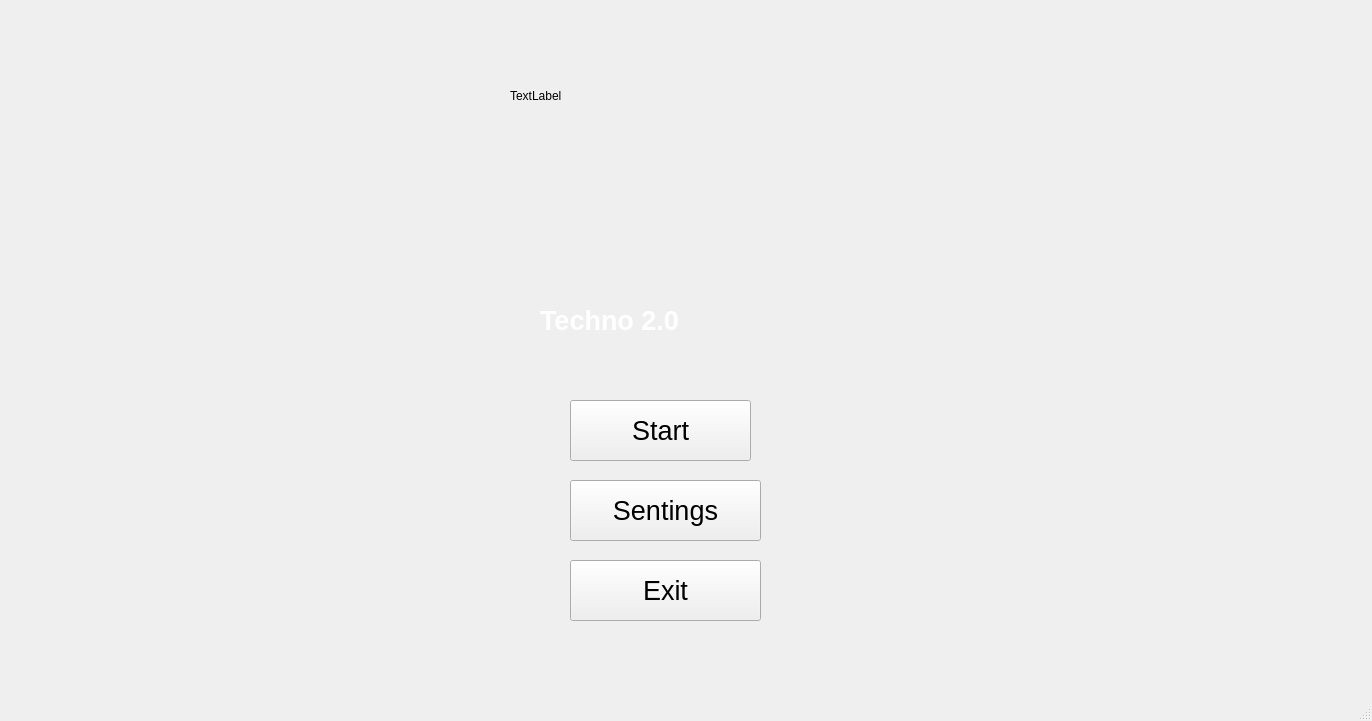
<?xml version="1.0" encoding="UTF-8"?>
<ui version="4.0">
 <class>Start</class>
 <widget class="QMainWindow" name="Start">
  <property name="geometry">
   <rect>
    <x>0</x>
    <y>0</y>
    <width>1372</width>
    <height>721</height>
   </rect>
  </property>
  <property name="windowTitle">
   <string>MainWindow</string>
  </property>
  <widget class="QWidget" name="centralwidget">
   <widget class="QLabel" name="label">
    <property name="geometry">
     <rect>
      <x>540</x>
      <y>290</y>
      <width>261</width>
      <height>61</height>
     </rect>
    </property>
    <property name="palette">
     <palette>
      <active>
       <colorrole role="WindowText">
        <brush brushstyle="SolidPattern">
         <color alpha="255">
          <red>255</red>
          <green>255</green>
          <blue>255</blue>
         </color>
        </brush>
       </colorrole>
       <colorrole role="Text">
        <brush brushstyle="SolidPattern">
         <color alpha="255">
          <red>255</red>
          <green>255</green>
          <blue>255</blue>
         </color>
        </brush>
       </colorrole>
       <colorrole role="PlaceholderText">
        <brush brushstyle="SolidPattern">
         <color alpha="128">
          <red>255</red>
          <green>255</green>
          <blue>255</blue>
         </color>
        </brush>
       </colorrole>
      </active>
      <inactive>
       <colorrole role="WindowText">
        <brush brushstyle="SolidPattern">
         <color alpha="255">
          <red>255</red>
          <green>255</green>
          <blue>255</blue>
         </color>
        </brush>
       </colorrole>
       <colorrole role="Text">
        <brush brushstyle="SolidPattern">
         <color alpha="255">
          <red>255</red>
          <green>255</green>
          <blue>255</blue>
         </color>
        </brush>
       </colorrole>
       <colorrole role="PlaceholderText">
        <brush brushstyle="SolidPattern">
         <color alpha="128">
          <red>255</red>
          <green>255</green>
          <blue>255</blue>
         </color>
        </brush>
       </colorrole>
      </inactive>
      <disabled>
       <colorrole role="WindowText">
        <brush brushstyle="SolidPattern">
         <color alpha="255">
          <red>120</red>
          <green>120</green>
          <blue>120</blue>
         </color>
        </brush>
       </colorrole>
       <colorrole role="Text">
        <brush brushstyle="SolidPattern">
         <color alpha="255">
          <red>120</red>
          <green>120</green>
          <blue>120</blue>
         </color>
        </brush>
       </colorrole>
       <colorrole role="PlaceholderText">
        <brush brushstyle="SolidPattern">
         <color alpha="128">
          <red>0</red>
          <green>0</green>
          <blue>0</blue>
         </color>
        </brush>
       </colorrole>
      </disabled>
     </palette>
    </property>
    <property name="font">
     <font>
      <pointsize>20</pointsize>
      <weight>75</weight>
      <bold>true</bold>
     </font>
    </property>
    <property name="cursor">
     <cursorShape>PointingHandCursor</cursorShape>
    </property>
    <property name="text">
     <string>Techno 2.0</string>
    </property>
   </widget>
   <widget class="QPushButton" name="Vpered">
    <property name="geometry">
     <rect>
      <x>570</x>
      <y>400</y>
      <width>181</width>
      <height>61</height>
     </rect>
    </property>
    <property name="font">
     <font>
      <pointsize>20</pointsize>
     </font>
    </property>
    <property name="cursor">
     <cursorShape>PointingHandCursor</cursorShape>
    </property>
    <property name="text">
     <string>Start</string>
    </property>
   </widget>
   <widget class="QPushButton" name="pushButton_2">
    <property name="geometry">
     <rect>
      <x>570</x>
      <y>480</y>
      <width>191</width>
      <height>61</height>
     </rect>
    </property>
    <property name="font">
     <font>
      <pointsize>20</pointsize>
     </font>
    </property>
    <property name="cursor">
     <cursorShape>PointingHandCursor</cursorShape>
    </property>
    <property name="text">
     <string>Sentings</string>
    </property>
   </widget>
   <widget class="QPushButton" name="exit">
    <property name="geometry">
     <rect>
      <x>570</x>
      <y>560</y>
      <width>191</width>
      <height>61</height>
     </rect>
    </property>
    <property name="font">
     <font>
      <pointsize>20</pointsize>
     </font>
    </property>
    <property name="cursor">
     <cursorShape>PointingHandCursor</cursorShape>
    </property>
    <property name="text">
     <string>Exit</string>
    </property>
   </widget>
   <widget class="QLabel" name="logo">
    <property name="geometry">
     <rect>
      <x>510</x>
      <y>30</y>
      <width>511</width>
      <height>131</height>
     </rect>
    </property>
    <property name="text">
     <string>TextLabel</string>
    </property>
   </widget>
  </widget>
  <widget class="QMenuBar" name="menubar">
   <property name="geometry">
    <rect>
     <x>0</x>
     <y>0</y>
     <width>1372</width>
     <height>26</height>
    </rect>
   </property>
  </widget>
  <widget class="QStatusBar" name="statusbar"/>
 </widget>
 <resources/>
 <connections/>
</ui>
